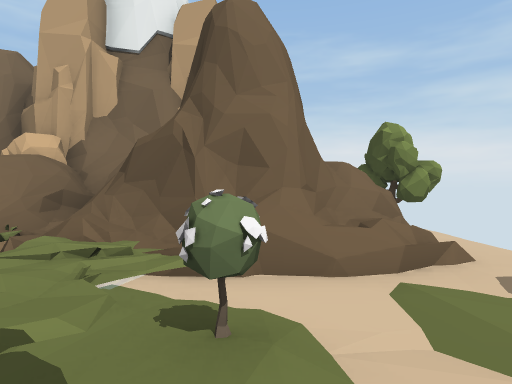
view 1 (above)

14 first-person views from a walk through a Unity game level. The camera is 1.4 m above the floor, looks level and sees 75° across. The floor is counted in squares, 2 m on a side. Each view is taken from the middle of a square. On the plan, view 1 faces up. The plan holds only what a view shows up to about 10 squares ahead; the rest is blank. The place goes on beyond the plan. The player character is not drawn. Some animated figures are not drawn. Some surface patterns are stand-ins.

view 2
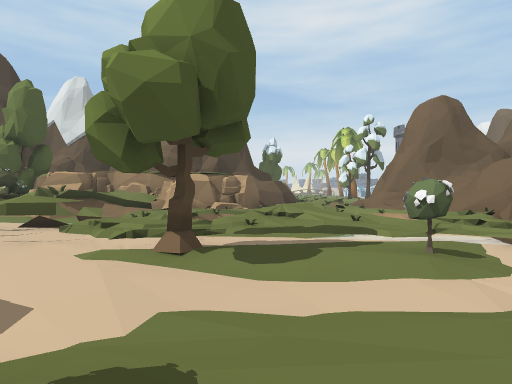

view 3
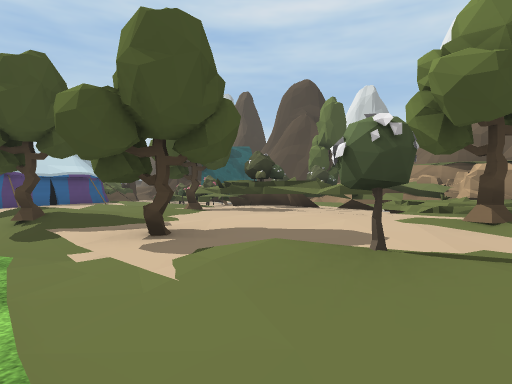

view 4
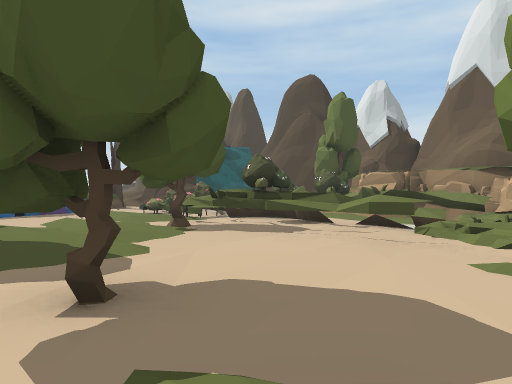

view 5
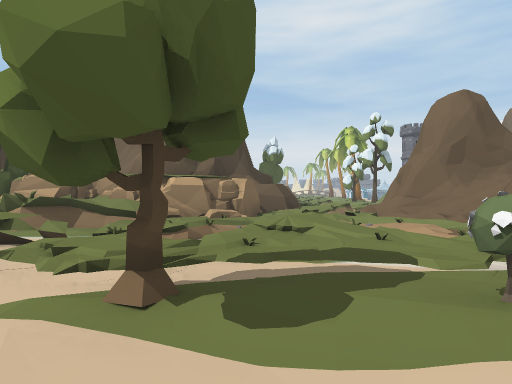

view 6
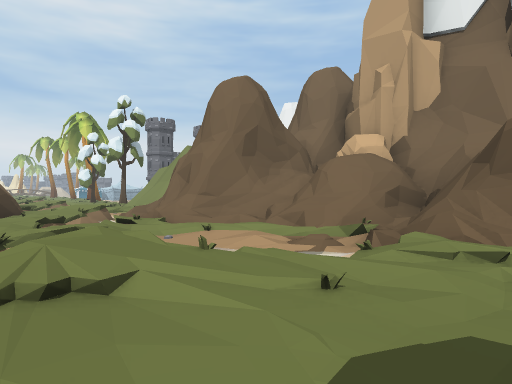

view 7
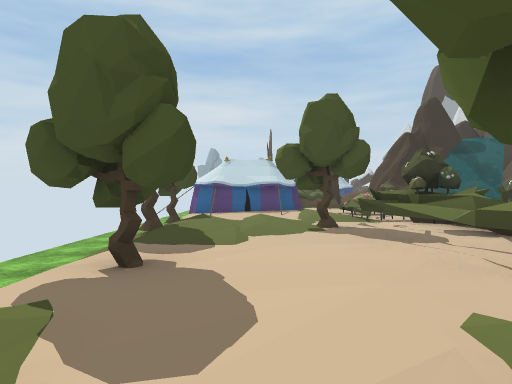

view 8
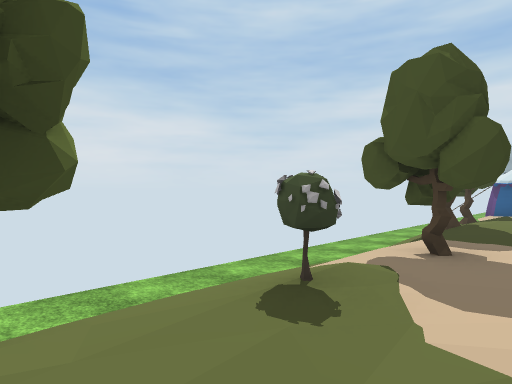

view 9
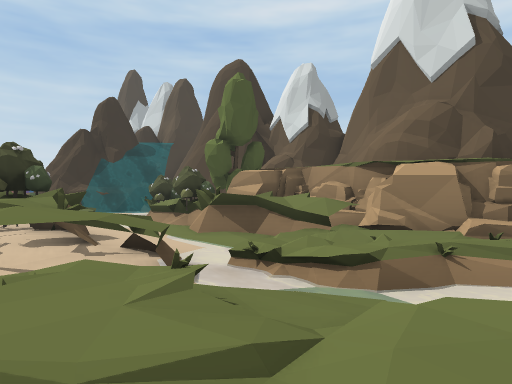

view 10
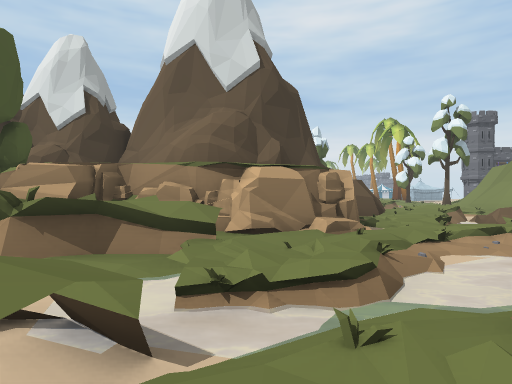

view 11
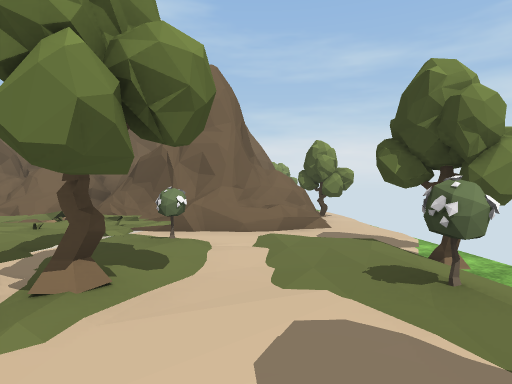

view 12
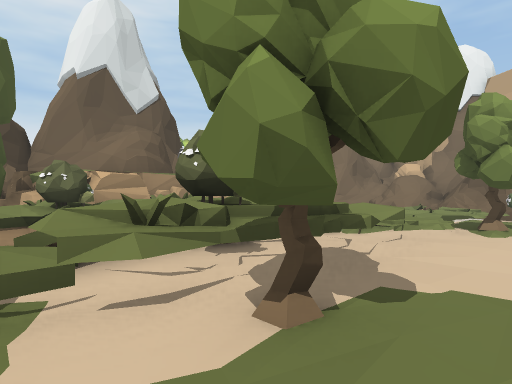

view 13
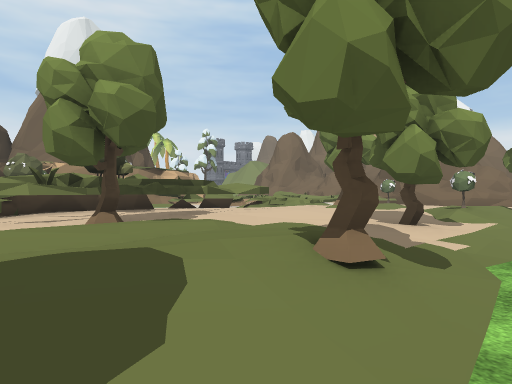

view 14
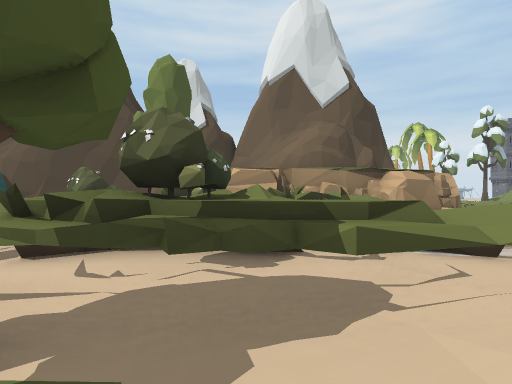

### Floor plan
Key: @ floor where view 1 was taken; # wall or solid block; x gap in a wall; . main floor; : floor 0.25 m higher than the main floor; - floor 0.25 m lower than the main floor; + floor 0.5 m higher than the main floor; * floor 0.75 m higher than the main floor; _ floor 0.75 m lower than the main floor; % floor 1.5 m higher than the main floor; & floor 1.75 m higher than the main floor; / step, stairs or slope; = window, fence, low wall or low ledge; ~ water the walk can cross; ≈ water the walk keeps out of; ^ raised ledge; T tree; O other object.
Columns run from 11 left of view 1 to 4 right of it. Each row starts with its distance up from view 1.
  8      ##
  7     ######    Tx
  6 #   ##&=^#   #//
  5 /   ##%#=#####-/
  4 //=###=/=####=-/
  3  /~≈=#//~+///--/
  2 ://≈≈/- ≈:/O///_
  1 ##////.≈////-.T_
  0  # ##//~///@-./_
 -1  #####//-//T.O/_
 -2   ^ ##//~//..-/_
 -3   ^ ##//≈#=..T/_
 -4   ^ ^#///=*.--/_
 -5     ^=//.#=.-//_
 -6    #=#O/=##./.T_
 -7   ##T//~/==T/./_
 -8   # T O OO/////_

Positions as (right, up) in squares from view 1, and headings:
1: (0, 0), facing up
2: (3, 0), facing left
3: (4, 0), facing down-left
4: (3, -1), facing down-left
5: (2, 0), facing left
6: (-1, 0), facing up-left
7: (1, 0), facing down
8: (1, 1), facing down-right
9: (-1, 0), facing down-left
10: (-1, -2), facing left
11: (1, -3), facing up
12: (1, -8), facing up-left
13: (4, -8), facing up-left
14: (1, -5), facing left
